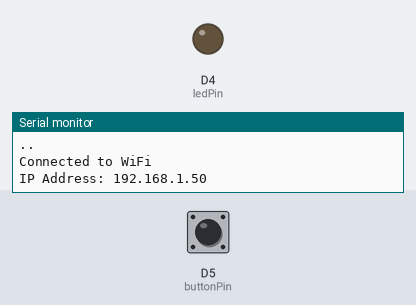
The sketch below on a simulated ESP8266 (NodeMCU). Parts: output pins drawn as LEDs (lit = HIGH), the last lines printed to the serial monitor. The test bench sets the inputs (shaded band); at power-on: D5 (buttonPin) HIGH. WiFi joins after 1.5 s; servers stay silent unless stated; uploads are accepted with an empty reply.

Above: at 3.2 s.
3.3 s: D5 (buttonPin) pulled LOW for 0.15 s
At 4.5 s:
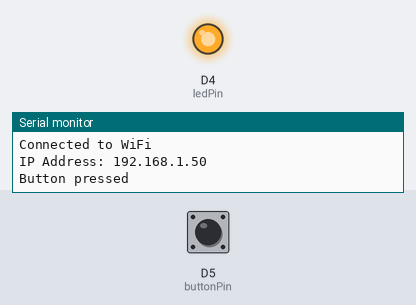
4.9 s: D5 (buttonPin) pulled LOW for 1 s
At 5.8 s:
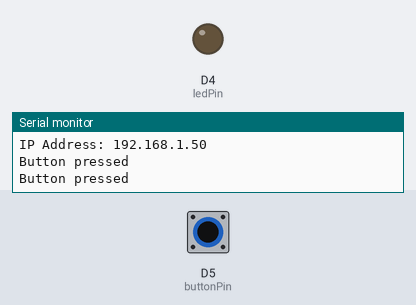
7.4 s: D5 (buttonPin) pulled LOW for 3.2 s
At 7.7 s:
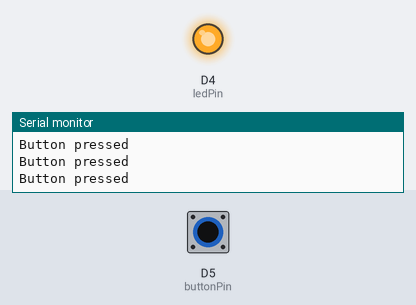
Timing chart, 0 to 10.4 s (numbered marks = the images above; inputs shaded):
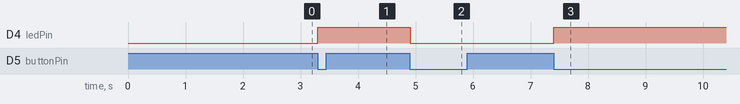

The sketch:

sketch_apr15a-manual-override.ino
```cpp
#include <ESP8266WiFi.h>
#include <ESP8266HTTPClient.h>

const char* WIFI_SSID = "realme";
const char* WIFI_PASSWORD = "123987654";
const int buttonPin = D5; // Pin connected to the push button
const int ledPin = 2;    // Pin connected to the LED

String HOST_NAME = "http://afas.atwebpages.com";
String PATH_NAME = "/dashboard/db/alert.php?";
String LATITUDE = "latitude=";
String LATITUDE_VALUE = "6.07329";
String LONGITUDE = "&longitude=";
String LONGITUDE_VALUE = "125.13147";
String LABEL = "&label=";
String LABEL_VALUE = "Placeda,%20Calumpang";
String BARANGAY_CODE = "&barangay_code=";
String BARANGAY_CODE_VALUE = "13";

int previousButtonState = HIGH;

void setup() {
  Serial.begin(115200);
  pinMode(buttonPin, INPUT_PULLUP); // Set button pin as input with internal pull-up resistor
  pinMode(ledPin, OUTPUT);          // Set LED pin as output

  WiFi.begin(WIFI_SSID, WIFI_PASSWORD);
  Serial.println("Connecting to WiFi...");

  while (WiFi.status() != WL_CONNECTED) {
    delay(1000);
    Serial.print(".");
  }

  Serial.println("\nConnected to WiFi");
  Serial.print("IP Address: ");
  Serial.println(WiFi.localIP());
}

void sendHTTPRequest() {
  HTTPClient http;

  WiFiClient client;
  String url = HOST_NAME + PATH_NAME + LATITUDE + LATITUDE_VALUE + LONGITUDE + LONGITUDE_VALUE + LABEL + LABEL_VALUE + BARANGAY_CODE + BARANGAY_CODE_VALUE;

  http.begin(client, url);

  int httpCode = http.GET();

  if (httpCode > 0) {
    if (httpCode == HTTP_CODE_OK) {
      String payload = http.getString();
      Serial.println(payload);
    } else {
      Serial.printf("[HTTP] GET... code: %d\n", httpCode);
    }
  } else {
    Serial.printf("[HTTP] GET... failed, error: %s\n", http.errorToString(httpCode).c_str());
  }

  http.end();
}

void loop() {
  int currentButtonState = digitalRead(buttonPin);

  if (currentButtonState == LOW && previousButtonState == HIGH) {
    digitalWrite(ledPin, !digitalRead(ledPin));
    sendHTTPRequest();
    Serial.println("Button pressed");
  }

  previousButtonState = currentButtonState;

  delay(50);
}
```

Measured:
- after the input at 3.3 s, D4 (ledPin): LOW → HIGH at once
- after the input at 4.9 s, D4 (ledPin): HIGH → LOW at once
- after the input at 7.4 s, D4 (ledPin): LOW → HIGH at once
